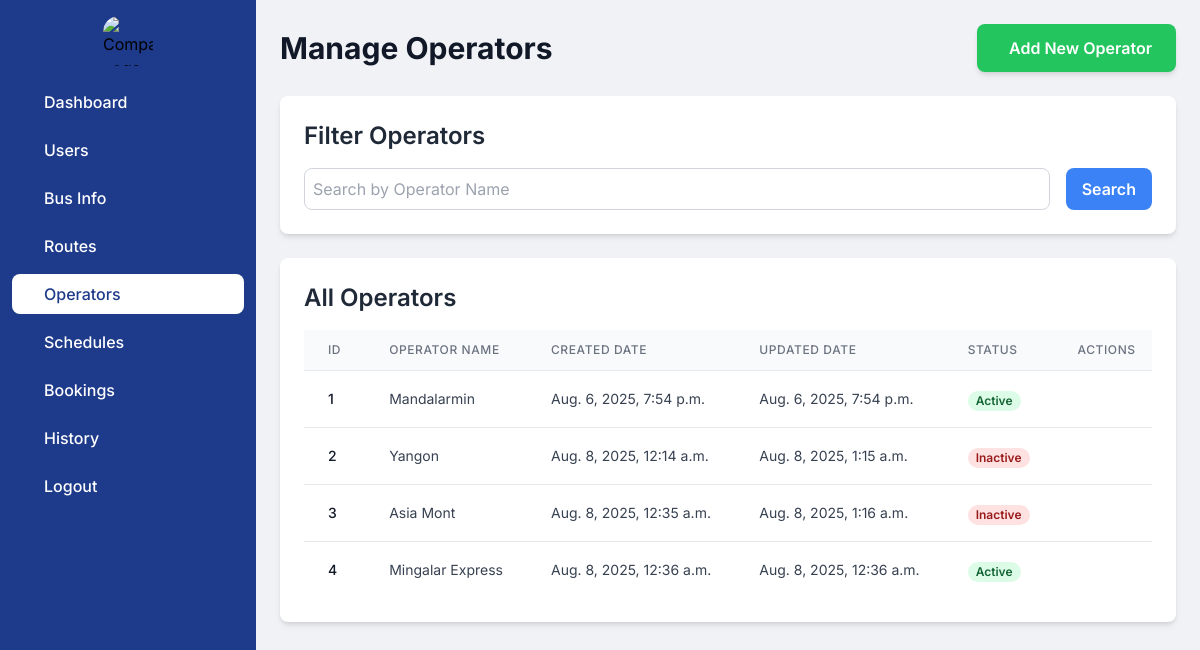
Page /admindashboard/operator_home/ on the earlier database version.
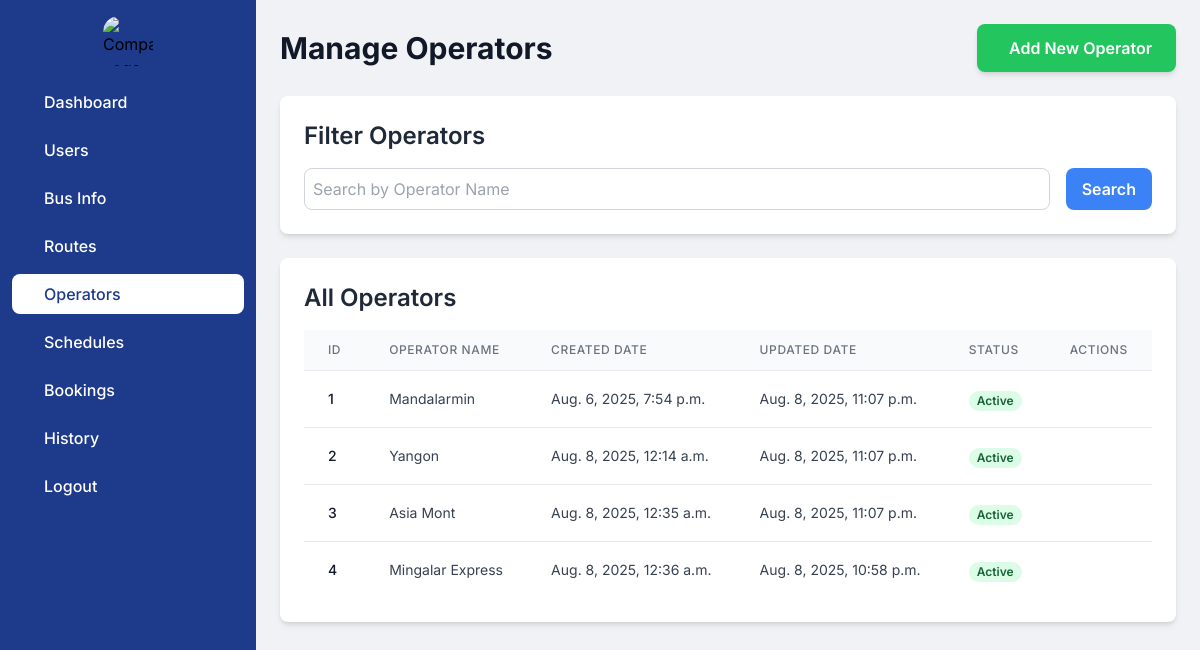
Same page on the later database version.
### myapp/models.py (models this page shows, shortened)
class Operator(models.Model):
    operator_name = models.CharField(max_length=50,default='')
    del_flag = models.IntegerField(default=0)
    created_date = models.DateTimeField(auto_now_add=True)
    updated_date = models.DateTimeField(auto_now=True)

### myapp/views.py (the view)
# urls.py: path('admindashboard/operator_home/',views.operator_home,name='operator_home'),
def operator_home(request):
    search_query = request.GET.get('search', '')
    operators = Operator.objects.all()
    if search_query:
        operators = operators.filter(Q(operator_name__icontains=search_query))
    context = {
    'operators': operators,
    'search_query': search_query,
    }
    return render(request, 'admin/operator_home.html', context)

### myapp/context_processors.py (called while the page is built)
def route_choices(request):
    origins = Route.objects.values_list('origin', flat=True).distinct()
    destinations = Route.objects.values_list('destination', flat=True).distinct()
    return {
        'origins': origins,
        'destinations': destinations
    }

### templates/admin/operator_home.html (shortened to what the changed rows need)
<!DOCTYPE html>
<html lang="en">
<head>
    <script src="https://cdn.tailwindcss.com"></script>
</head>
<body class="flex flex-col md:flex-row h-screen">
    <div class="flex-grow p-4 md:p-6 overflow-y-auto md:ml-64">
        <div class="flex flex-col md:flex-row md:items-center md:justify-between mb-6">
            <h1 class="text-2xl md:text-3xl font-bold text-gray-900 mb-4 md:mb-0">Manage Operators</h1>
        </div>
        <div class="bg-white rounded-lg shadow-md p-4 md:p-6 mb-6">
            <h2 class="text-xl md:text-2xl font-semibold text-gray-800 mb-4">Filter Operators</h2>
        </div>
        <div class="bg-white rounded-lg shadow-md p-4 md:p-6 mb-6">
            <h2 class="text-xl md:text-2xl font-semibold text-gray-800 mb-4">All Operators</h2>
            <div class="overflow-x-auto">
                <table class="min-w-full divide-y divide-gray-200">
                    <thead class="bg-gray-50">
                        <tr>
                            <th scope="col" class="px-3 md:px-6 py-3 text-left text-xs font-medium text-gray-500 uppercase tracking-wider">ID</th>
                            <th scope="col" class="px-3 md:px-6 py-3 text-left text-xs font-medium text-gray-500 uppercase tracking-wider">Operator Name</th>
                            <th scope="col" class="px-3 md:px-6 py-3 text-left text-xs font-medium text-gray-500 uppercase tracking-wider">Created Date</th>
                            <th scope="col" class="px-3 md:px-6 py-3 text-left text-xs font-medium text-gray-500 uppercase tracking-wider">Updated Date</th>
                            <th scope="col" class="px-3 md:px-6 py-3 text-left text-xs font-medium text-gray-500 uppercase tracking-wider">Status</th>
                            <th scope="col" class="px-3 md:px-6 py-3 text-left text-xs font-medium text-gray-500 uppercase tracking-wider">Actions</th>
                        </tr>
                    </thead>
                    <tbody class="bg-white divide-y divide-gray-200">
                        {% if operators %}
                            {% for operator in operators %}
                            <tr>
                                <td class="px-3 md:px-6 py-4 whitespace-nowrap text-sm font-medium text-gray-900">{{ operator.id }}</td>
                                <td class="px-3 md:px-6 py-4 whitespace-nowrap text-sm text-gray-700">{{ operator.operator_name }}</td>
                                <td class="px-3 md:px-6 py-4 whitespace-nowrap text-sm text-gray-700">{{ operator.created_date }}</td>
                                <td class="px-3 md:px-6 py-4 whitespace-nowrap text-sm text-gray-700">{{ operator.updated_date }}</td>
                                <td class="px-3 md:px-6 py-4 whitespace-nowrap">
                                    <span class="px-2 inline-flex text-xs leading-5 font-semibold rounded-full {% if operator.del_flag == 0 %}bg-green-100 text-green-800{% else %}bg-red-100 text-red-800{% endif %}">
                                        {% if operator.del_flag == 0 %}Active{% else %}Inactive{% endif %}
                                    </span>
                                </td>
                                <td class="px-3 md:px-6 py-4 whitespace-nowrap text-left text-sm font-medium">
                                </td>
                            </tr>
                            {% endfor %}
                        {% else %}
                            <tr><td colspan="6" class="px-3 md:px-6 py-4 text-center text-gray-500">No operators found.</td></tr>
                        {% endif %}
                    </tbody>
                </table>
            </div>
        </div>
    </div>
</body>
</html>

Differences in the rows shown:
changed Operator "Mandalarmin": updated_date "Aug. 6, 2025, 7:54 p.m." → "Aug. 8, 2025, 11:07 p.m."
changed Operator "Yangon": updated_date "Aug. 8, 2025, 1:15 a.m." → "Aug. 8, 2025, 11:07 p.m."; del_flag "Inactive" → "Active"
changed Operator "Asia Mont": updated_date "Aug. 8, 2025, 1:16 a.m." → "Aug. 8, 2025, 11:07 p.m."; del_flag "Inactive" → "Active"
changed Operator "Mingalar Express": updated_date "Aug. 8, 2025, 12:36 a.m." → "Aug. 8, 2025, 10:58 p.m."
